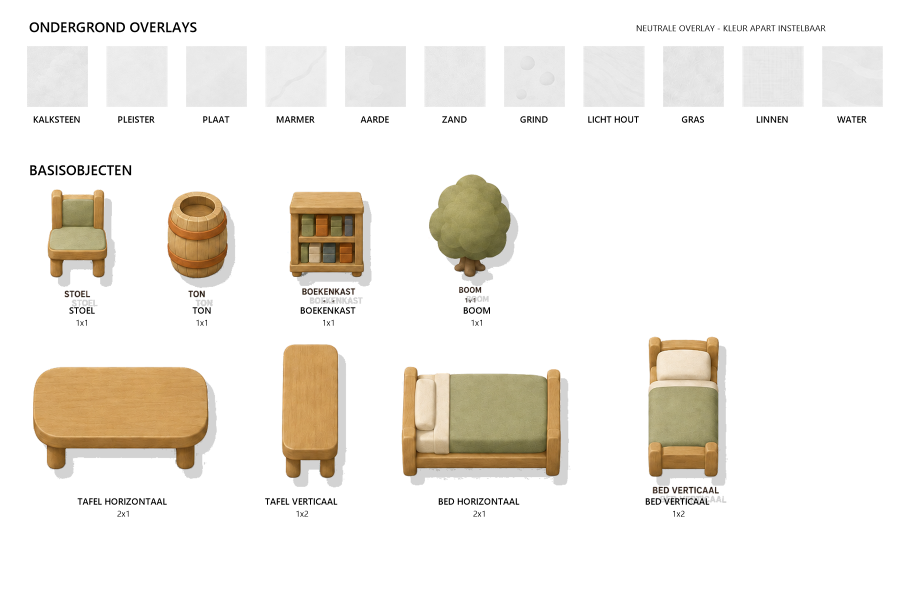
#> input picture assets/art/concepts/clueboard-neutral-overlays-and-objects-transparent-v4.png, 1800 x 1200 px, found by its file name (shown at 1/2 size)
$ python cut_overlays_objects.py
#> lines starting #> are read from the running program, lines starting #| are printed output that depends on the picture; after the words box and inside, x2 and y2 are one past the last pixel; in counts of white or black regions, pixels touching at a corner belong together
#> in wis_bijschriften, a is the input picture: shape (1200, 1800, 4); mean R, G, B, A 39.7, 35.7, 29.2, 50.2
# -*- coding: utf-8 -*-
"""Knip het goedgekeurde contactvel uit tot losse tekeningen.

Bron: assets/art/concepts/clueboard-neutral-overlays-and-objects-transparent-v4.png
Dat vel is één RGBA-beeld met bovenaan elf neutrale materiaaloverlays en
daaronder acht objecten, met bijschriften ertussen. Dit gereedschap schrijft ze
weg als losse bestanden:

  assets/art/overlays/<vloersoort>.png   elf vierkanten, exact 1:1

De objecten van dit vel zijn later vervangen door de bibliotheek uit
cut_object_library.py, dus die worden hier niet meer weggeschreven.

De bijschriften moeten eerst weg. Een uitsnede is een rechthoek, en bij de boom
en het staande bed valt het woord binnen diezelfde rechthoek -- de zachte
slagschaduw raakt het zelfs, dus op vorm alleen is het niet te scheiden. Op
kleur en plek wel: de bijschriften zijn bijna zwart en staan op lage regels,
terwijl de donkere delen van een tekening veel hoger doorlopen. Ze gaan
weg: we zoeken eerst de regels waarop tekst staat, en halen daar de inkt weg
met een randje eromheen tegen de grijze waas van de antialiasing.

Draaien:  python assets/tools/cut_overlays_objects.py
"""
import os
import sys
import numpy as np
from PIL import Image

WORTEL = os.path.dirname(os.path.dirname(os.path.dirname(os.path.abspath(__file__))))
BRON = os.path.join(WORTEL, 'Design Department', '60 Repo Sources', 'concepts',
                    'clueboard-neutral-overlays-and-objects-transparent-v4.png')
UIT_OVERLAY = os.path.join(WORTEL, 'assets', 'art', 'overlays')

# De elf overlays staan in de volgorde van het stijlvel; de namen zijn de
# vloersoorten die een level kan opgeven.
OVERLAYS = ['stone', 'concrete', 'tile', 'marble', 'dirt', 'sand', 'gravel',
            'wood', 'grass', 'carpet', 'water']
OVERLAY_MAAT = 256          # vierkant, ruim genoeg voor een groot vakje
RELIEF_RUIMTE = 86          # hoever het relief van middengrijs af mag komen
RELIEF_MAX = 26             # en hoeveel het hoogstens opgerekt wordt

# De acht objecten, in leesvolgorde: eerst de rij van 1x1, dan de grote.
OBJECTEN = ['chair', 'barrel', 'shelf', 'tree',
            'table-2x1', 'table-1x2', 'bed-2x1', 'bed-1x2']

DREMPEL = 8                 # alfa waaronder een pixel als leeg telt
MIN_ZIJDE = 60              # kleiner dan dit is een letter, geen tekening
SCHADUW_ALFA = 70           # zo doorzichtig staat de ingebakken schaduw erop
SCHADUW_ZWART = 16          # en zo zwart; de tekeningen zelf worden dat nooit
INKT_LUMA = 70              # zo donker wordt alleen een bijschrift
TEKST_HOOG = 22             # hoger dan dit is geen regel tekst meer
TEKST_MIN = 100             # en zoveel zwart staat er minstens op
WAAS_LUMA = 120             # het grijs eromheen dat mee mag
TEKST_MARGE = 3             # regels marge boven en onder een regel tekst


def vlekken(masker):
    """Samenhangende vlekken in een masker, als (x0, y0, x1, y1, punten)."""
    h, b = masker.shape
    gezien = np.zeros_like(masker)
    uit = []
    for y in range(h):
        rij = masker[y]
        for x in range(b):
            if not rij[x] or gezien[y, x]:
                continue
            stapel = [(y, x)]
            gezien[y, x] = True
            punten = []
            minx = maxx = x
            miny = maxy = y
            while stapel:
                cy, cx = stapel.pop()
                punten.append((cy, cx))
                if cx < minx: minx = cx
                if cx > maxx: maxx = cx
                if cy < miny: miny = cy
                if cy > maxy: maxy = cy
                for dy, dx in ((1, 0), (-1, 0), (0, 1), (0, -1)):
                    ny, nx = cy + dy, cx + dx
                    if 0 <= ny < h and 0 <= nx < b and masker[ny, nx] and not gezien[ny, nx]:
                        gezien[ny, nx] = True
                        stapel.append((ny, nx))
            uit.append((minx, miny, maxx, maxy, punten))
    return uit


def tekstbanden(a, luma):
    """De regels waarop bijschriften staan.

    Bijschrift is pikzwart en dekkend; geen van de tekeningen wordt zo donker.
    Een regel tekst is bovendien laag -- hooguit een letterhoogte -- terwijl de
    donkere delen van een tekening (de boekruggen in de kast bijvoorbeeld) veel
    hoger doorlopen. Die twee samen wijzen de regels precies aan.
    """
    zwart = (a[:, :, 3] > 200) & (luma < 50)
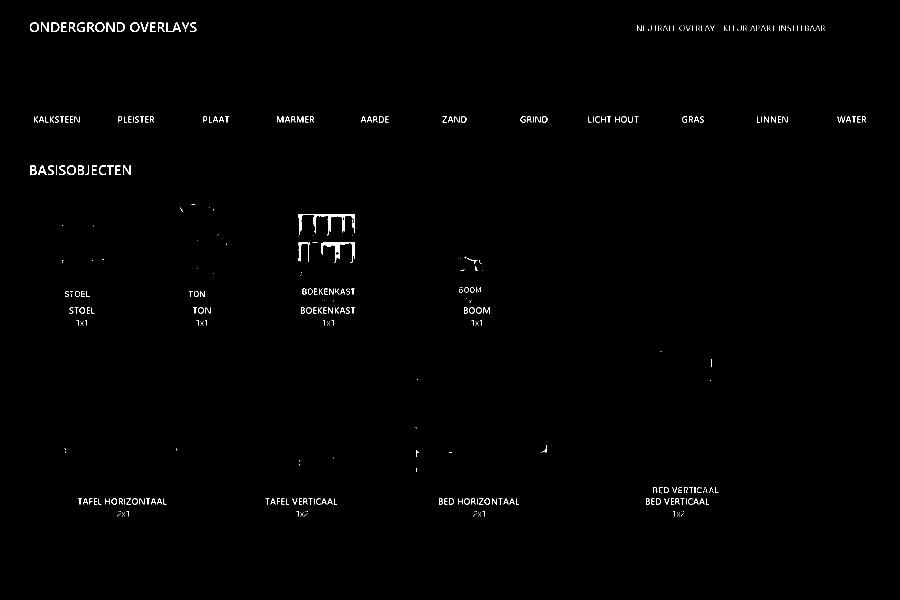
#> zwart: shape (1200, 1800) bool (shown at 1/2 size); 0.58% white in thin lines or dots, all inside (x1, y1, x2, y2) = (60, 45, 1732, 1033)
    perRij = zwart.sum(axis=1)
#> perRij = 1200 values, max 295 at index 233, min 0 at index 0, mean 10.44
    banden = []
    start = None
    for y in range(len(perRij)):
        if perRij[y] > 0 and start is None:
            start = y
        elif perRij[y] == 0 and start is not None:
            banden.append((start, y - 1))
            start = None
#> after the loop, banden = 29 pairs, first value 45 to 1022, second value 63 to 1032
    if start is not None:
        banden.append((start, len(perRij) - 1))
    return [b for b in banden
            if (b[1] - b[0] + 1) <= TEKST_HOOG and perRij[b[0]:b[1] + 1].sum() >= TEKST_MIN]


def wis_bijschriften(im):
    """Alle bijschriften van het vel halen, tekening en schaduw ongemoeid.

    Binnen zo'n regel gaat alleen de inkt weg, met een pixel eromheen tegen de
    grijze waas van de antialiasing. De zachte slagschaduw die er soms doorheen
    loopt is veel lichter en veel doorzichtiger, en blijft dus gewoon staan.
    """
    a = np.array(im)
    luma = a[:, :, :3].mean(axis=2)
    banden = tekstbanden(a, luma)
#> banden = [(45, 63), (233, 244), (331, 349), (574, 593), (615, 626), (640, 650), (974, 986), (997, 1008), (1022, 1032)]
    inkt = np.zeros(a.shape[:2], dtype=bool)
    for y0, y1 in banden:
        # Een paar regels marge: de bovenste en onderste rij van een letter is
        # nooit pikzwart, dus die valt buiten de gevonden band.
        y0 = max(0, y0 - TEKST_MARGE)
        y1 = min(a.shape[0] - 1, y1 + TEKST_MARGE)
        inkt[y0:y1 + 1] |= (a[y0:y1 + 1, :, 3] > 60) & (luma[y0:y1 + 1] < INKT_LUMA)
#> this loop made 9 passes
#> (y0, y1) on passes 1 to 9: (42, 66), (230, 247), (328, 352), (571, 596), (612, 629), (637, 653), (971, 989), (994, 1011), (1019, 1035)
#> inkt: shape (1200, 1800) bool; 0.93% white; 258 white regions (16 under 20 px), largest, box (x1, y1, x2, y2) and area: (1375, 996, 1410, 1010) 227, (632, 996, 666, 1010) 220, (417, 232, 449, 246) 211
    # Een pixel eromheen mee, zolang die ook aan de donkere kant is.
    randje = inkt.copy()
    for dy in (-1, 0, 1):
        for dx in (-1, 0, 1):
            randje |= np.roll(np.roll(inkt, dy, axis=0), dx, axis=1)
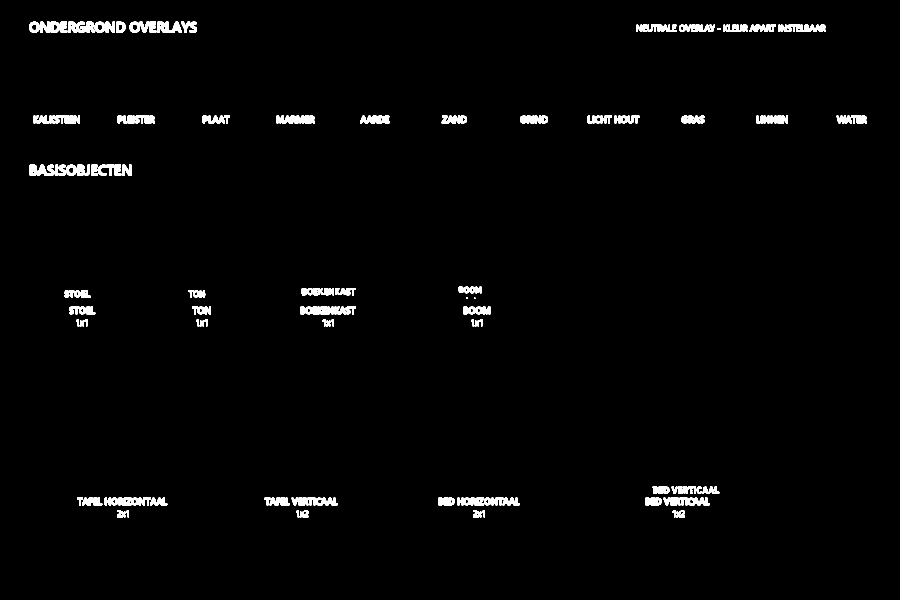
#> randje: shape (1200, 1800) bool (shown at 1/2 size); 1.8% white; 100 white regions (2 under 20 px), largest, box (x1, y1, x2, y2) and area: (66, 231, 160, 247) 1237, (209, 995, 302, 1011) 1175, (914, 995, 1007, 1011) 1175
    randje &= (luma < WAAS_LUMA)
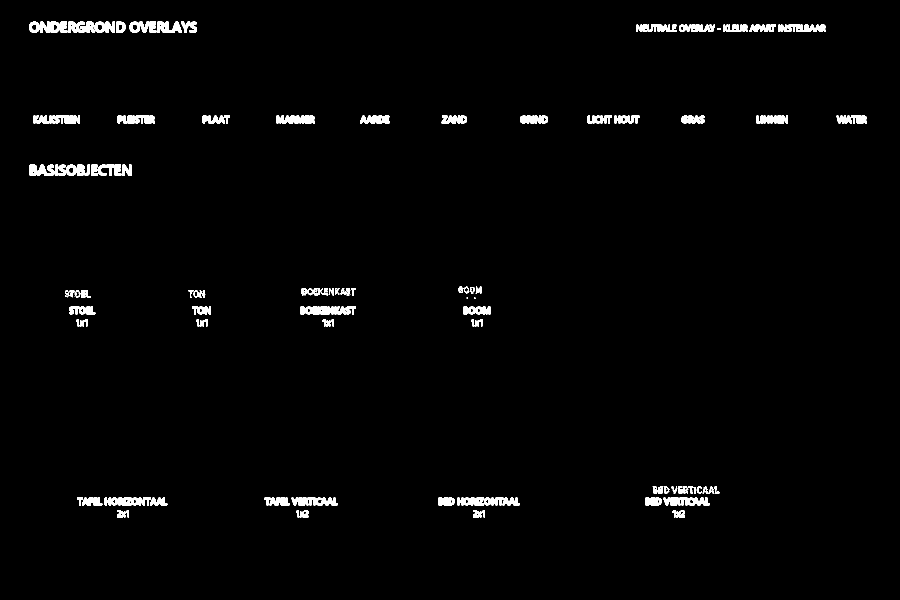
#> randje: shape (1200, 1800) bool (shown at 1/2 size); 1.7% white; 115 white regions (2 under 20 px), largest, box (x1, y1, x2, y2) and area: (66, 231, 160, 247) 1237, (209, 995, 302, 1011) 1175, (914, 995, 1007, 1011) 1175
    a[:, :, 3] = np.where(randje, 0, a[:, :, 3])
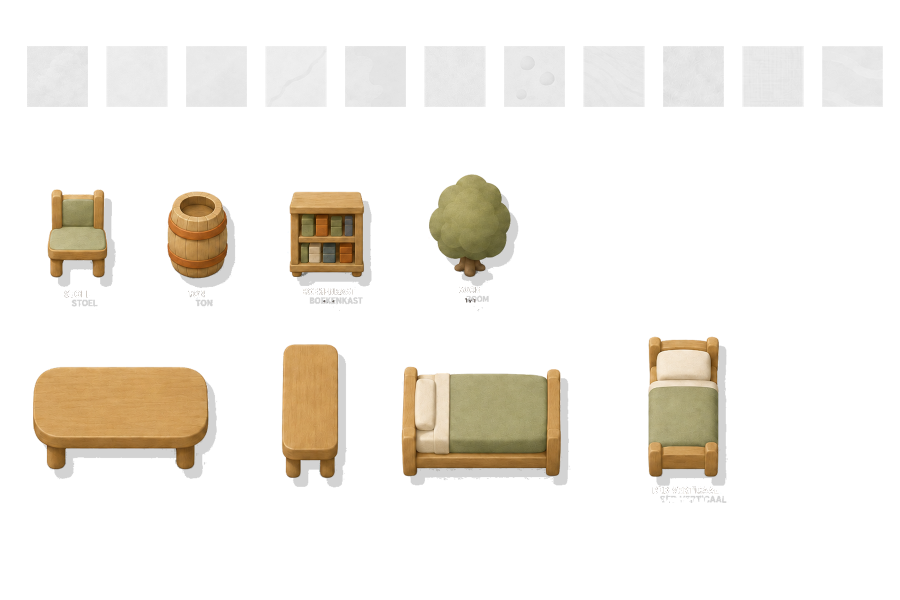
#> a: shape (1200, 1800, 4) (shown at 1/2 size); 1.11% of pixels changed, all inside (x1, y1, x2, y2) = (59, 44, 1734, 1034); transparent parts drawn white
    print('bijschriften weg:', len(banden), 'regels tekst')
#| bijschriften weg: 9 regels tekst
    return Image.fromarray(a, 'RGBA')


# [53 lines left out: function schoonmaak, not called in this run]


def neutraal(deel):
    """Een overlay omzetten naar zuiver reliëf, zonder eigen helderheid.

    De tekeningen zijn bijna witte plaatjes. Leg je die over een gekleurde
    tegel, dan verandert de tegel van kleur zodra je de overlay sterker zet --
    en dat is precies wat je niet wilt: het materiaal mag zichtbaarder worden,
    de vloer moet dezelfde vloer blijven.

    Daarom halen we het gemiddelde eruit en houden alleen het verschil over,
    rond middengrijs. Middengrijs is de neutrale waarde van de zachte-lichtstand
    waarin de player deze laag legt: precies daar verandert er niets. Wat
    donkerder was wordt donkerder, wat lichter was lichter, en het gemiddelde
    blijft staan waar het stond. Het verschil wordt daarbij opgerekt tot het
    de ruimte gebruikt die er is, want in het origineel is het zo subtiel dat
    er op een tegel niets meer van te zien zou zijn.
    """
    grijs = np.array(deel.convert('L')).astype(np.float32)
    afwijking = grijs - grijs.mean()
    top = float(np.percentile(np.abs(afwijking), 99)) or 1.0
    schaal = min(RELIEF_RUIMTE / top, RELIEF_MAX)
    uit = np.clip(128.0 + afwijking * schaal, 0, 255).astype(np.uint8)
    return Image.merge('RGBA', [Image.fromarray(uit)] * 3
                       + [Image.fromarray(np.full(uit.shape, 255, dtype=np.uint8))])


def schrijf(im, pad):
    tmp = pad + '.tmp.png'
    im.save(tmp)
    os.replace(tmp, pad)


def main():
    if not os.path.exists(BRON):
        print('bron ontbreekt:', BRON)
        return 1
    vel = wis_bijschriften(Image.open(BRON).convert('RGBA'))
    zicht = np.array(vel)[:, :, 3] > DREMPEL
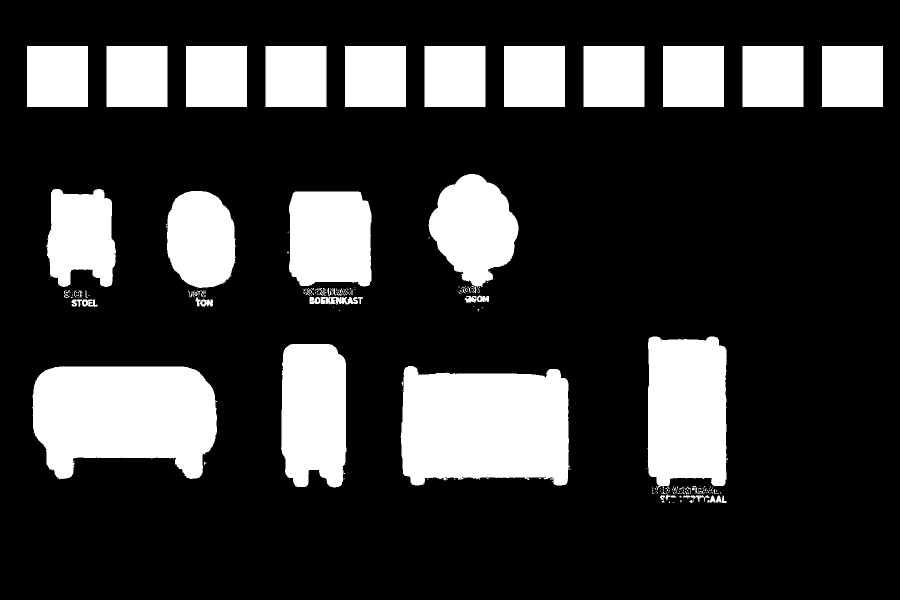
#> zicht: shape (1200, 1800) bool (shown at 1/2 size); 22.4% white; 212 white regions (148 under 20 px), largest, box (x1, y1, x2, y2) and area: (800, 732, 1140, 971) 70363, (64, 733, 434, 959) 67391, (1295, 673, 1456, 981) 43999
    os.makedirs(UIT_OVERLAY, exist_ok=True)

    # Wat er nu nog op het vel staat zijn alleen de tekeningen. De overlays
    # vormen de bovenste rij van elf gelijke vierkanten; de acht objecten staan
    # daaronder in twee regels.
    vakken = [(v[0], v[1], v[2], v[3]) for v in vlekken(zicht)
              if (v[2] - v[0]) >= MIN_ZIJDE and (v[3] - v[1]) >= MIN_ZIJDE]
#> after the loop in vlekken, `for y in range(h):`: uit = 289 items
#> vakken = 19 items, first 6: (54, 92, 175, 213), (213, 92, 334, 213), (372, 92, 493, 213), (531, 92, 652, 213), (690, 92, 811, 213), (849, 92, 970, 213)
    vakken.sort(key=lambda v: (v[1], v[0]))
    if len(vakken) != len(OVERLAYS) + len(OBJECTEN):
        print('let op: %d tekeningen gevonden, %d verwacht'
              % (len(vakken), len(OVERLAYS) + len(OBJECTEN)))
        for v in vakken:
            print('   ', v, 'b', v[2] - v[0] + 1, 'h', v[3] - v[1] + 1)
        return 1

    rij = sorted(vakken[:len(OVERLAYS)], key=lambda v: v[0])
#> rij = [(54, 92, 175, 213), (213, 92, 334, 213), (372, 92, 493, 213), (531, 92, 652, 213), (690, 92, 811, 213), (849, 92, 970, 213), (1008, 92, 1129, 213), (1167, 92, 1288, 213), (1326, 92, 1447, 213), (1485, 92, 1606, 213), (1644, 92, 1765, 213)]
    for naam, v in zip(OVERLAYS, rij):
        deel = vel.crop((v[0], v[1], v[2] + 1, v[3] + 1))
        deel = deel.resize((OVERLAY_MAAT, OVERLAY_MAAT), Image.LANCZOS)
        schrijf(neutraal(deel), os.path.join(UIT_OVERLAY, naam + '.png'))
        print('overlay %-9s -> %dx%d' % (naam, OVERLAY_MAAT, OVERLAY_MAAT))
#> this loop made 11 passes
#> (naam, v, top in neutraal, schaal in neutraal) on passes 1 to 11: ('stone', (54, 92, 175, 213), 8.96, 9.6), ('concrete', (213, 92, 334, 213), 6.4, 13.44), ('tile', (372, 92, 493, 213), 7.46, 11.52), ('marble', (531, 92, 652, 213), 9.25, 9.3), ('dirt', (690, 92, 811, 213), 7.44, 11.55), ('sand', (849, 92, 970, 213), 7.52, 11.44), ('gravel', (1008, 92, 1129, 213), 15.03, 5.72), ('wood', (1167, 92, 1288, 213), 7.6, 11.31), ('grass', (1326, 92, 1447, 213), 11.57, 7.43), ('carpet', (1485, 92, 1606, 213), 11.96, 7.19), ('water', (1644, 92, 1765, 213), 12.51, 6.88)
#| overlay stone     -> 256x256
#| overlay concrete  -> 256x256
#| overlay tile      -> 256x256
#| overlay marble    -> 256x256
#| overlay dirt      -> 256x256
#| overlay sand      -> 256x256
#| overlay gravel    -> 256x256
#| overlay wood      -> 256x256
#> (further printed lines are left out)
#> pass 1, in main, `deel = vel.crop((v[0], v[1], v[2] + 1, v[3] + 1))`:
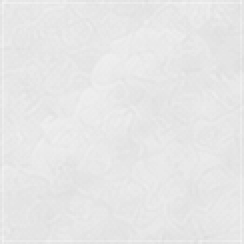
#> deel: PIL image 122x122 RGBA (shown 2 times larger); mean R, G, B, A 226.4, 226.4, 226.4, 210; transparent parts drawn white
#> pass 1, in neutraal, `afwijking = grijs - grijs.mean()`:
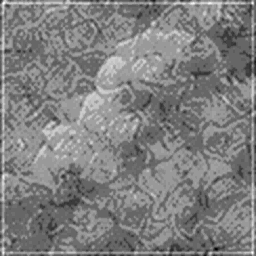
#> afwijking: shape (256, 256) float32; min -15.04, max 14.96, mean 0; drawn with min black and max white

    # De objecten van dit vel zijn vervangen door de bibliotheek uit
    # cut_object_library.py; daar staan er achttien in, met een echte
    # contactschaduw. Dit gereedschap levert alleen nog de overlays.
    return 0


if __name__ == '__main__':
    sys.exit(main())
#> (the program exits here)
